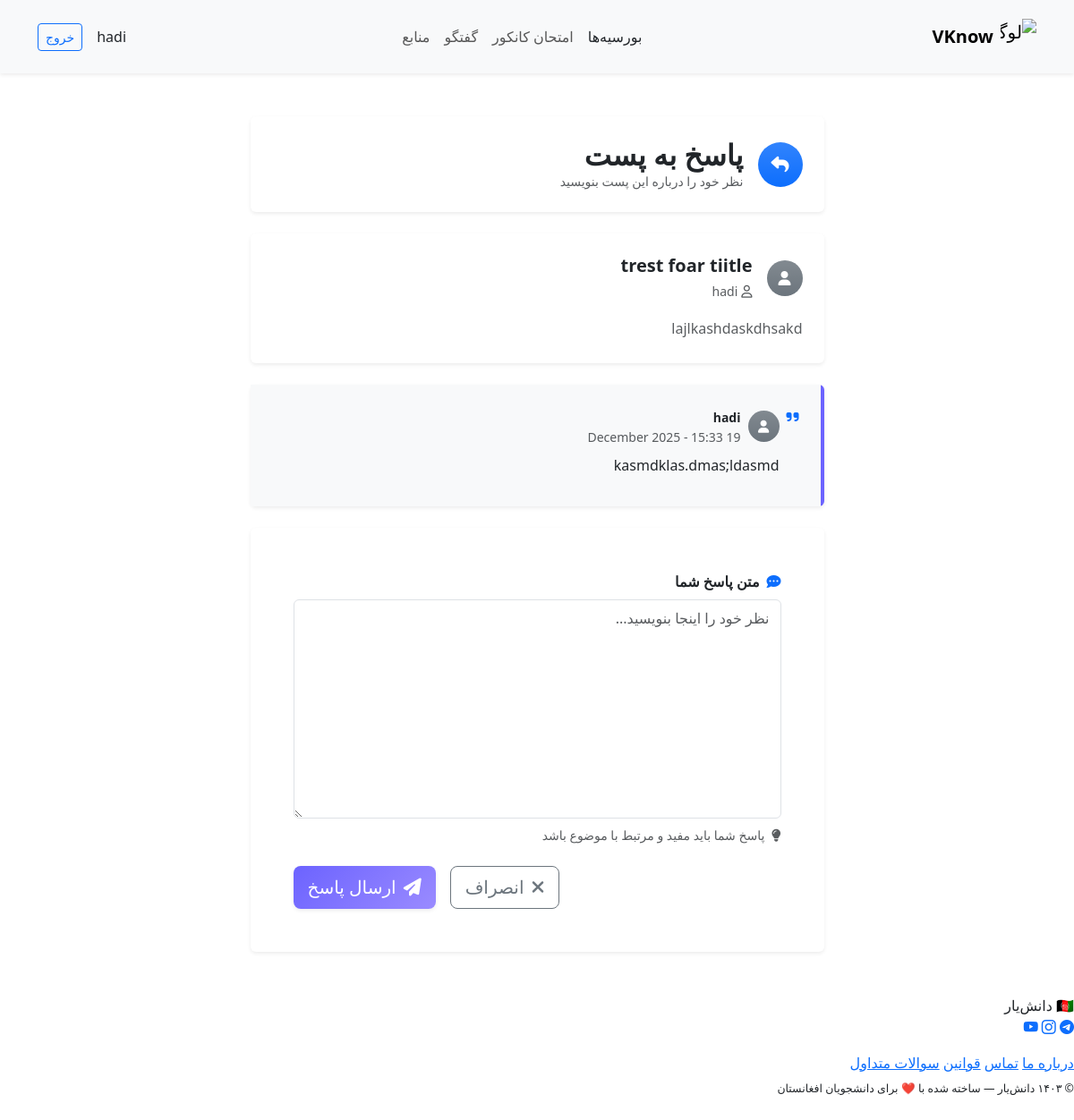
Page /discussion/2/reply/6/ (signed in) on the committed database.
### discussion_app/models.py (models this page shows, shortened)
class DiscussionPost(models.Model):
    user = models.ForeignKey(User, on_delete=models.CASCADE, verbose_name="کاربر")
    title = models.CharField(max_length=255, verbose_name="عنوان")
    content = models.TextField(verbose_name="متن پیام")
    created_at = models.DateTimeField(auto_now_add=True, verbose_name="تاریخ ایجاد")
    updated_at = models.DateTimeField(auto_now=True, verbose_name="آخرین ویرایش")

class DiscussionReply(models.Model):
    post = models.ForeignKey(DiscussionPost, on_delete=models.CASCADE, related_name="replies", verbose_name="پست اصلی")
    user = models.ForeignKey(User, on_delete=models.CASCADE, verbose_name="کاربر")
    content = models.TextField(verbose_name="متن پاسخ")
    parent = models.ForeignKey("self", null=True, blank=True, on_delete=models.CASCADE, related_name="child_replies", verbose_name="پاسخ به")
    created_at = models.DateTimeField(auto_now_add=True, verbose_name="تاریخ ایجاد")
    updated_at = models.DateTimeField(auto_now=True, verbose_name="آخرین ویرایش")

### discussion_app/views.py (the view)
# urls.py: path("<int:post_id>/reply/", views.discussion_reply, name="reply"),
@login_required
def discussion_reply(request, post_id, parent_id=None):
    post = get_object_or_404(DiscussionPost, id=post_id)
    parent = None
    if parent_id:
        parent = get_object_or_404(DiscussionReply, id=parent_id)
    if request.method == "POST":
        content = request.POST.get("content")
        DiscussionReply.objects.create(user=request.user, post=post, content=content, parent=parent)
        return redirect("discussion_app:list")
    return render(request, "discussion_app/pages/discussion_reply.html", {"post": post, "parent": parent})

### discussion_app/templates/discussion_app/pages/discussion_reply.html (shortened to what this page needs)
{% include 'includes/header.html' %}
{% block content %}
<div class="container my-4 my-md-5">
    <div class="row justify-content-center">
        <div class="col-12 col-lg-8 col-xl-7">
            <div class="card border-0 shadow-sm mb-4">
                <div class="card-body p-4">
                    <div class="d-flex align-items-center">
                        <div class="bg-primary bg-gradient rounded-circle d-flex align-items-center justify-content-center me-3" style="width: 50px; height: 50px;">
                            <i class="fas fa-reply text-white fs-5"></i>
                        </div>
                        <div>
                            <h2 class="mb-0 fw-bold text-dark">پاسخ به پست</h2>
                            <p class="text-muted mb-0 small">نظر خود را درباره این پست بنویسید</p>
                        </div>
                    </div>
                </div>
            </div>
            <div class="card border-0 shadow-sm mb-4">
                <div class="card-body p-4">
                    <div class="d-flex align-items-center mb-3">
                        <div class="bg-secondary bg-gradient rounded-circle d-flex align-items-center justify-content-center me-3" style="width: 40px; height: 40px;">
                            <i class="fas fa-user text-white"></i>
                        </div>
                        <div class="flex-grow-1">
                            <h5 class="mb-1 fw-bold text-dark">{{ post.title }}</h5>
                            <small class="text-muted">
                                <i class="far fa-user me-1"></i>{{ post.user.username }}
                            </small>
                        </div>
                    </div>
                    <p class="text-muted mb-0" style="line-height: 1.8;">{{ post.content|truncatewords:30 }}</p>
                </div>
            </div>
            {% if parent %}
            <div class="card border-0 shadow-sm mb-4" style="border-right: 4px solid #6c63ff !important;">
                <div class="card-body p-4 bg-light">
                    <div class="d-flex align-items-start mb-2">
                        <i class="fas fa-quote-right text-primary me-2 mt-1"></i>
                        <div class="flex-grow-1">
                            <div class="d-flex align-items-center mb-2">
                                <div class="bg-secondary bg-gradient rounded-circle d-flex align-items-center justify-content-center me-2" style="width: 35px; height: 35px;">
                                    <i class="fas fa-user text-white small"></i>
                                </div>
                                <div>
                                    <span class="fw-semibold small">{{ parent.user.username }}</span>
                                    <small class="text-muted d-block">{{ parent.created_at|date:"d F Y - H:i" }}</small>
                                </div>
                            </div>
                            <p class="mb-0 text-dark" style="line-height: 1.7;">{{ parent.content }}</p>
                        </div>
                    </div>
                </div>
            </div>
            {% endif %}
            <div class="card border-0 shadow-sm">
                <div class="card-body p-4 p-md-5">
                    <form method="post" class="needs-validation" novalidate>
                        <div class="mb-4">
                            <label for="content" class="form-label fw-semibold mb-2">
                                <i class="fas fa-comment-dots text-primary me-2"></i>متن پاسخ شما
                            </label>
                            <textarea
                                class="form-control"
                                name="content"
                                id="content"
                                rows="8"
                                placeholder="نظر خود را اینجا بنویسید..."
                                style="resize: vertical; min-height: 200px; line-height: 1.8;"
                                required
                            ></textarea>
                            <div class="form-text mt-2">
                                <i class="fas fa-lightbulb me-1"></i>
                                پاسخ شما باید مفید و مرتبط با موضوع باشد
                            </div>
                        </div>
                        <div class="d-flex flex-column flex-sm-row gap-3 justify-content-end mt-4">
                            <a href="{% url 'discussion_app:list' %}" class="btn btn-outline-secondary btn-lg flex-fill flex-sm-grow-0">
                                <i class="fas fa-times me-2"></i>انصراف
                            </a>
                            <button type="submit" class="btn btn-primary btn-lg flex-fill flex-sm-grow-0 shadow-sm">
                                <i class="fas fa-paper-plane me-2"></i>ارسال پاسخ
                            </button>
                        </div>
                    </form>
                </div>
            </div>
        </div>
    </div>
</div>
{% endblock %}
{% include 'includes/footer.html' %}

### templates/includes/header.html (shortened to what this page needs)
{% include 'includes/base.html' %} {% load static %} {% block content %}
<nav
  class="navbar navbar-expand-lg navbar-light bg-light shadow-sm sticky-top d-none d-lg-flex"
>
  <div class="container py-2">
    <a class="navbar-brand d-flex align-items-center" href="">
      <img
        src="{% static 'images/logo.png' %}"
        alt="لوگو"
        width="40"
        height="40"
        class="me-2 img-fluid"
      />
      <span class="fw-bold">VKnow</span>
    </a>
    <ul class="navbar-nav mx-auto">
      <li class="nav-item">
        <a
          class="nav-link {% if request.resolver_match.url_name == 'scholarships_page' %}text-primary fw-semibold{% else %}text-dark{% endif %}"
          href="{% url 'scholarship_app:scholarships'%}">
          بورسیه‌ها
        </a>
      </li>
      <li class="nav-item">
        <a class="nav-link" href="{% url 'kankoor_app:kankoor_home'%}">امتحان کانکور</a>
      </li>
      <li class="nav-item">
        <a class="nav-link" href="{% url 'discussion_app:list'%}">گفتگو</a>
      </li>
      <li class="nav-item">
        <a class="nav-link" href="{% url 'resources_app:resources'%}">منابع</a>
      </li>
    </ul>
    <div class="d-flex align-items-center">
      {% if user.is_authenticated %}
      <a href="{% url 'account_app:dashboard' %}"" class="nav-link me-3">
        {{ request.user.username }}
      </a>
      <a href="{% url 'account_app:logout_user' %}" class="btn btn-outline-primary btn-sm">خروج</a>
      {% endif %}
    </div>
  </div>
</nav>
{% endblock content %}

### static/styles.css (style rules this page uses)
body { padding-bottom: 70px; }

### discussion_app/templates/discussion_app/pages/discussion_reply.html (style rules this page uses)
.card { transition: transform 0.2s ease, box-shadow 0.2s ease; }
.btn-primary { background: linear-gradient(135deg, #6c63ff 0%, #9a8bff 100%); border: none; transition: all 0.3s ease; }

### rows in the picture
DiscussionPost: title "trest foar tiitle", user.username "hadi", content "lajlkashdaskdhsakd"
DiscussionReply: user.username "hadi", created_at "19 December 2025 - 15:33", content "kasmdklas.dmas;ldasmd"

### other values in the picture
{{ request.user.username }} "hadi"
